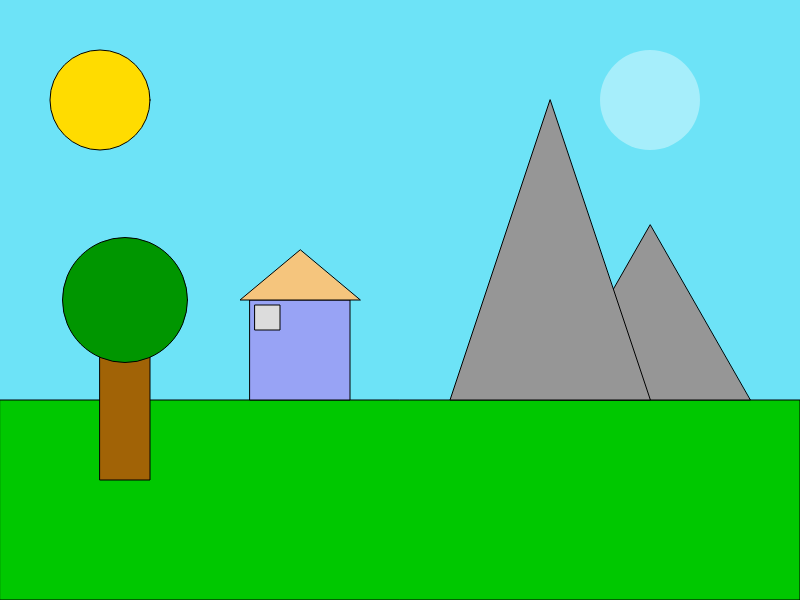
Frame 1 (no input)
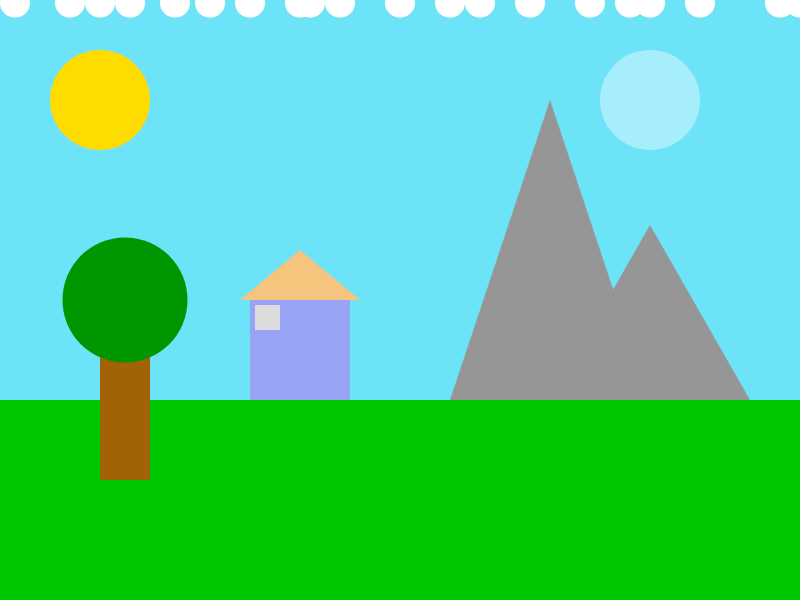
Frame 60 (no input)
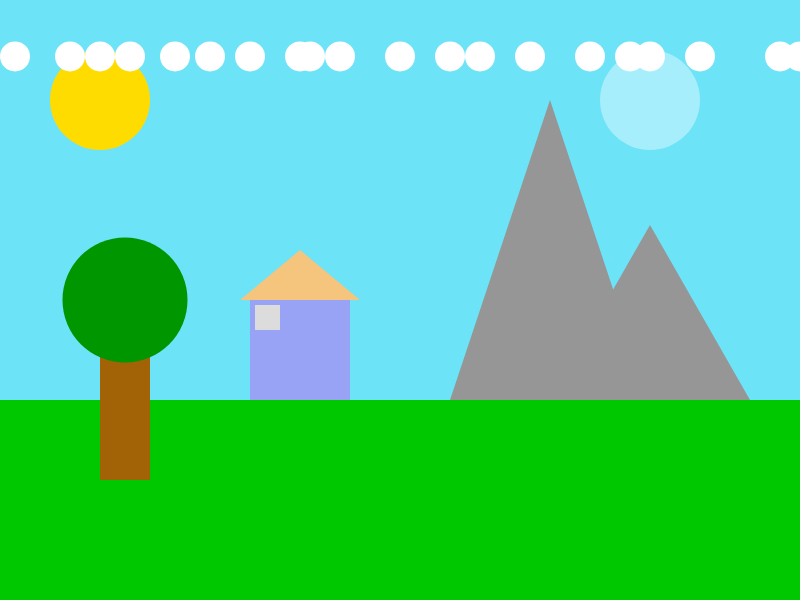
Frame 120 (the mouse pressed at the canvas centre since frame 60)

The p5.js sketch that drew these frames (run headless with seeded random() and noise() and a simulated clock; from frame 60 on, the mouse is pressed at the canvas centre):

// p5.js sketch
// ── sketch.js
let posicaoy = -15, velocidadey=0, gravidade=0.01;
let posicaoy2 = -600,posicaoy3=-1100;

function setup() {
  //Cria a tela
  createCanvas(800, 600);
}

function draw() {
  //Dar cor ao plano de fundo
  background (109, 227, 247);
  
  //Desenha o Chão verde
  fill (0,200,0);
  rect (0,400,800,200);
  
  //Desenha o tronco da Árvore
  fill (161, 99, 6);
  rect (100,320,50,160);
  
  //Desenha as folhas da árvore
  fill (0,150,0);
  circle (125,300,125);
  
  //Desenha o sol
  fill (255,220,0);
  circle (100,100,100);
  
  //Desenha a casa
  fill (152, 163, 245);
  square (250,300,100);
  fill (245, 197, 125);
  triangle (300,250,240,300,360,300);
  fill (220);
  square (255,305,25);
  
  //Desenha as Montanhas
  fill (150);
  triangle (650,225,550,400,750,400);
  triangle (550,100,450,400,650,400);
  
  //Desenha a lua
  noStroke ();
  fill (255,100);
  circle (650,100,100);
  
  //Desenha a primeira fileira de neve
  fill (255);
  circle (15,posicaoy,30);
  circle (70,posicaoy,30);
  circle (100,posicaoy,30);
  circle (130,posicaoy,30);
  circle (175,posicaoy,30);
  circle (210,posicaoy,30);
  circle (250,posicaoy,30);
  circle (300,posicaoy,30);
  circle (310,posicaoy,30);
  circle (340,posicaoy,30);
  circle (400,posicaoy,30);
  circle (450,posicaoy,30);
  circle (480,posicaoy,30);
  circle (530,posicaoy,30);
  circle (590,posicaoy,30);
  circle (630,posicaoy,30);
  circle (650,posicaoy,30);
  circle (700,posicaoy,30);
  circle (780,posicaoy,30);
  circle (800,posicaoy,30);
  
  //Desenha a segunda fileira de neve
  circle (35,posicaoy2,30);
  circle (95,posicaoy2,30);
  circle (120,posicaoy2,30);
  circle (150,posicaoy2,30);
  circle (195,posicaoy2,30);
  circle (230,posicaoy2,30);
  circle (270,posicaoy2,30);
  circle (330,posicaoy2,30);
  circle (340,posicaoy2,30);
  circle (390,posicaoy2,30);
  circle (430,posicaoy2,30);
  circle (480,posicaoy2,30);
  circle (510,posicaoy2,30);
  circle (570,posicaoy2,30);
  circle (620,posicaoy2,30);
  circle (650,posicaoy2,30);
  circle (680,posicaoy2,30);
  circle (730,posicaoy2,30);
  circle (780,posicaoy2,30);
  circle (800,posicaoy2,30);
  
  //Desenha a terceira fileira de neve
  circle (55,posicaoy3,30);
  circle (105,posicaoy3,30);
  circle (140,posicaoy3,30);
  circle (170,posicaoy3,30);
  circle (215,posicaoy3,30);
  circle (250,posicaoy3,30);
  circle (290,posicaoy3,30);
  circle (350,posicaoy3,30);
  circle (370,posicaoy3,30);
  circle (420,posicaoy3,30);
  circle (450,posicaoy3,30);
  circle (530,posicaoy3,30);
  circle (550,posicaoy3,30);
  circle (600,posicaoy3,30);
  circle (640,posicaoy3,30);
  circle (670,posicaoy3,30);
  circle (710,posicaoy3,30);
  circle (750,posicaoy3,30);
  circle (800,posicaoy3,30);
  circle (780,posicaoy3,30);
  
  //Aplica a Queda livre na primeira fileira
  velocidadey = velocidadey + gravidade;
  posicaoy = posicaoy + velocidadey;
  if (posicaoy>585){
    posicaoy = 585;
  }
  
  //Aplica a Queda livre na segunda fileira
  posicaoy2 = posicaoy2 + velocidadey;
  if (posicaoy2>585){
    posicaoy2 = 585;
  }
  
  //Aplica a Queda livre na terceira fileira
  posicaoy3 = posicaoy3 + velocidadey;
  if (posicaoy3>585){
    posicaoy3 = 585;
  }
}
